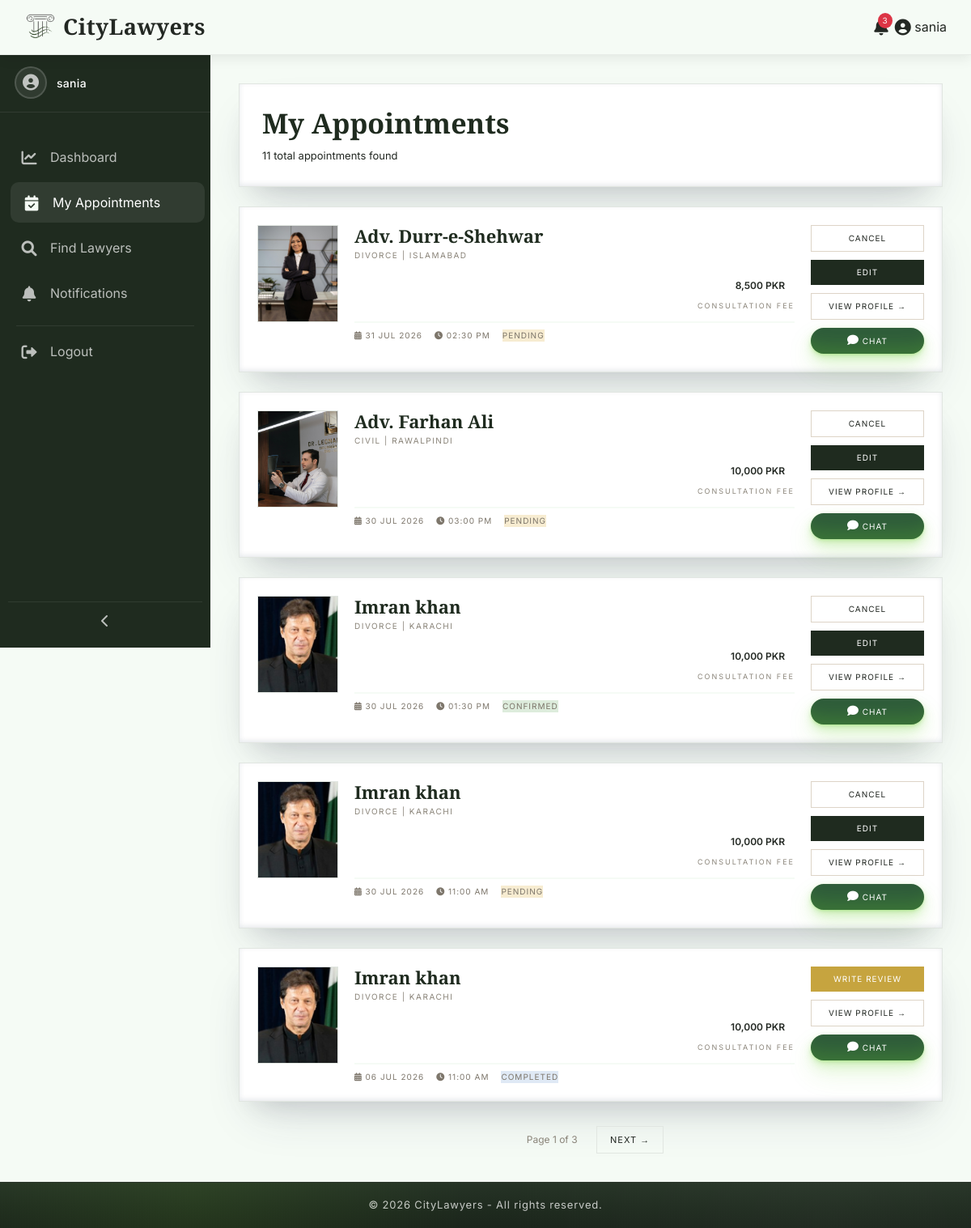
Page /customer/my-appointments.php (signed in) on the committed database.
### tables this page shows
CREATE TABLE `appointments` (
  `id` int(11) NOT NULL,
  `lawyer_id` int(11) NOT NULL,
  `customer_id` int(11) NOT NULL,
  `slot_id` int(11) DEFAULT NULL,
  `appointment_date` date NOT NULL,
  `appointment_time` time NOT NULL,
  `status` enum('pending','confirmed','completed','cancelled') DEFAULT 'pending',
  `booking_message` text DEFAULT NULL,
  `created_at` timestamp NOT NULL DEFAULT current_timestamp(),
  `is_rescheduled` tinyint(1) DEFAULT 0,
  `original_date` date DEFAULT NULL,
  `original_time` time DEFAULT NULL,
  `reschedule_count` int(11) DEFAULT 0
);

CREATE TABLE `lawyers` (
  `id` int(11) NOT NULL,
  `name` varchar(100) NOT NULL,
  `email` varchar(100) NOT NULL,
  `password` varchar(255) NOT NULL,
  `phone` varchar(20) DEFAULT NULL,
  `address` text DEFAULT NULL,
  `city` varchar(50) DEFAULT NULL,
  `specialization` varchar(50) DEFAULT NULL,
  `gender` enum('male','female','other') DEFAULT 'male',
  `experience` int(3) DEFAULT NULL,
  `fees` decimal(10,2) DEFAULT NULL,
  `profile_pic` varchar(255) DEFAULT NULL,
  `bio` text DEFAULT NULL,
  `avg_rating` decimal(2,1) DEFAULT 0.0,
  `status` enum('pending','approved','rejected') DEFAULT 'pending',
  `created_at` timestamp NOT NULL DEFAULT current_timestamp(),
  `is_featured` tinyint(1) DEFAULT 0,
  `core_specialization` text DEFAULT NULL,
  `academic_credentials` text DEFAULT NULL
);

### customer/my-appointments.php (the view, shortened to what this page needs)
<?php
require_once '../includes/config.php';
$customer_id = $_SESSION['customer_id'];
$limit = 5;
$page = isset($_GET['page']) ? (int)$_GET['page'] : 1;
$offset = ($page - 1) * $limit;
$totalStmt = $conn->prepare("SELECT COUNT(*) as total FROM appointments WHERE customer_id = ?");
$totalStmt->execute([$customer_id]);
$total_rows = $totalStmt->fetch(PDO::FETCH_ASSOC)['total'];
$total_pages = ceil($total_rows / $limit);
$sql = "
    SELECT a.*,
           l.name as lawyer_name,
           l.specialization,
           l.city,
           l.fees,
           l.profile_pic
    FROM appointments a
    JOIN lawyers l ON a.lawyer_id = l.id
    WHERE a.customer_id = :customer_id
    ORDER BY a.appointment_date DESC
    LIMIT :limit OFFSET :offset
";
$stmt = $conn->prepare($sql);
$stmt->bindValue(':customer_id', $customer_id, PDO::PARAM_INT);
$stmt->bindValue(':limit', $limit, PDO::PARAM_INT);
$stmt->bindValue(':offset', $offset, PDO::PARAM_INT);
$stmt->execute();
$appointments = $stmt->fetchAll(PDO::FETCH_ASSOC);
$appointment_ids = array_column($appointments, 'id');
$reviewed_map = [];
if (!empty($appointment_ids)) {
    $placeholders = implode(',', array_fill(0, count($appointment_ids), '?'));
    $reviewStmt = $conn->prepare("
        SELECT appointment_id
        FROM reviews
        WHERE appointment_id IN ($placeholders) AND customer_id = ?
    ");
    $params = array_merge($appointment_ids, [$customer_id]);
    $reviewStmt->execute($params);
    $reviewed = $reviewStmt->fetchAll(PDO::FETCH_COLUMN);
    $reviewed_map = array_flip($reviewed);
}
include '../includes/header.php';
?>
<link rel="stylesheet" href="<?php echo BASE_URL; ?>assets/css/dashboard.css">
<link rel="stylesheet" href="<?php echo BASE_URL; ?>assets/css/tables.css">
<link rel="stylesheet" href="<?php echo BASE_URL; ?>assets/css/sidebar.css">
<div class="dashboard-wrapper">
    <?php include '../includes/dashboard-sidebar.php'; ?>
    <div class="main-content">
        <div class="dashboard-card">
            <h2 class="dashboard-title">My Appointments</h2>
            <p class="dashboard-subtitle"><?php echo $total_rows; ?> total appointments found</p>
        </div>
        <?php if ($total_rows == 0): ?>
            <div class="dashboard-card empty-state">
                <i class="fas fa-calendar-times"></i>
                <p>You haven't booked any appointments yet.</p>
                <a href="search.php" class="btn-find">Find a Lawyer</a>
            </div>
        <?php else: ?>
            <?php foreach ($appointments as $row): ?>
                <div class="dashboard-card appointment-card">
                    <div class="appointment-card-inner">
                        <div class="appointment-img-wrapper">
                            <?php if (!empty($row['profile_pic']) && file_exists("../uploads/lawyers/" . $row['profile_pic'])): ?>
                                <img src="<?php echo BASE_URL; ?>uploads/lawyers/<?php echo htmlspecialchars($row['profile_pic']); ?>" alt="Profile">
                            <?php else: ?>
                                <i class="fas fa-user-advocate"></i>
                            <?php endif; ?>
                        </div>
                        <div class="appointment-details">
                            <div class="appointment-header-row">
                                <div>
                                    <h3 class="appointment-lawyer-name"><?php echo htmlspecialchars($row['lawyer_name']); ?></h3>
                                    <p class="appointment-lawyer-spec"><?php echo htmlspecialchars($row['specialization']); ?> | <?php echo htmlspecialchars($row['city']); ?></p>
                                </div>
                                <div class="appointment-fee">
                                    <div class="fee-badge"><?php echo number_format($row['fees']); ?> PKR</div>
                                    <span>Consultation Fee</span>
                                </div>
                            </div>
                            <div class="appointment-meta">
                                <span><i class="fas fa-calendar-alt"></i> <?php echo date('d M Y', strtotime($row['appointment_date'])); ?></span>
                                <span><i class="fas fa-clock"></i> <?php echo date('h:i A', strtotime($row['appointment_time'])); ?></span>
                                <span class="status status-<?php echo $row['status']; ?>"><?php echo ucfirst($row['status']); ?></span>
                            </div>
                        </div>
                        <div class="appointment-actions">
                            <?php if ($row['status'] != 'cancelled' && $row['status'] != 'completed'): ?>
                                <a href="?cancel=<?php echo $row['id']; ?>" class="action-btn btn-cancel" onclick="return confirm('⚠️ WARNING: This action will permanently delete your appointment and notify the lawyer. Cannot be undone. Cancel appointment?')">Cancel</a>
                                <a href="book-appointment.php?id=<?php echo $row['lawyer_id']; ?>&edit=<?php echo $row['id']; ?>" class="action-btn btn-edit">Edit</a>
                            <?php elseif ($row['status'] == 'cancelled'): ?>
                                <a href="?delete=<?php echo $row['id']; ?>" class="action-btn btn-delete" onclick="return confirm('Permanently delete this cancelled appointment?')">Delete</a>
                            <?php elseif ($row['status'] == 'completed'): ?>
                                <?php if (isset($reviewed_map[$row['id']])): ?>
                                    <span class="reviewed-badge">✔ Reviewed</span>
                                <?php else: ?>
                                    <a href="review.php?appointment_id=<?php echo $row['id']; ?>" class="action-btn btn-review">Write Review</a>
                                <?php endif; ?>
                            <?php endif; ?>
                            <a href="lawyer-profile.php?id=<?php echo $row['lawyer_id']; ?>" class="action-btn btn-profile">View Profile →</a>
                           <?php if ($row['status'] != 'cancelled'): ?>
                              <a href="chat.php?appointment_id=<?php echo $row['id']; ?>" class="action-btn btn-chat">
                                    <i class="fas fa-comment"></i>  <span class="chat-text">Chat</span></a>
<?php endif; ?>
                        </div>
                    </div>
                </div>
            <?php endforeach; ?>
            <?php if ($total_pages > 1): ?>
            <div class="pagination-wrap">
                <span style="font-size: 12px; color: #8a8479; margin: 0 15px;">Page <?php echo $page; ?> of <?php echo $total_pages; ?></span>
                <?php if ($page < $total_pages): ?>
                    <a href="?page=<?php echo $page + 1; ?>" class="page-link-custom">Next →</a>
                <?php endif; ?>
            </div>
            <?php endif; ?>
        <?php endif; ?>
    </div>
</div>
<?php include '../includes/dashboard-footer.php'; ?>

### assets/css/global.css (style rules this page uses)
:root { --primary-color: #1F2B1F; --accent-color: #2F5D3A; --sidebar-light: #445544; --secondary-color: #F5FBF5; --surface-color: #FFFFFF; --surface-alt: #F7F8F6; --charcoal-black: #171C17; --charcoal-light: #232A23; --text-dark: #232823; --text-gray: rgba(255,255,255,.75); --text-muted: #98A09A; --text-white: #FFFFFF; --muted-white: #E9ECE8; --icon-gray: #BFC6BF; --border-color: #E1E6E1; --border-light: #EFF2EF; --border-soft: 1px solid rgba(142,247,43,.18); --card-radius: 14px; --white: #FFFFFF; --success: #2F7D32; --warning: #9A6A14; --danger: #B23B3B; --info: #2E5C86; --status-pending-bg: #F7ECD1; --status-pending-text: #8C650F; --status-approved-bg: #DDECDC; --status-approved-text: #2F6A33; --status-rejected-bg: #F3DEDE; --status-rejected-text: #9A3737; --status-confirmed-bg: #DDECDC; --status-confirmed-text: #2F6A33; --status-completed-bg: #DFE9F5; --status-completed-text: #2E5C86; --status-cancelled-bg: #F3DEDE; --status-cancelled-text: #9A3737; --btn-primary-bg: var(--primary-color); --btn-primary-hover: #172117; --btn-accent-bg: var(--accent-color); --btn-accent-hover: #23482D; --btn-approve-bg: #2F7D32; --btn-reject-bg: #B23B3B; --btn-delete-bg: #232823; --btn-delete-text: #E1E6E1; --btn-text: #FFFFFF; --shadow-sm: 0 8px 20px rgba(0,0,0,.05); --shadow-md: 0 18px 35px rgba(0,0,0,.10); --shadow-lg: rgba(50,50,93,.18) 0 30px 60px -20px, rgba(0,0,0,.14) 0 18px 35px -18px, rgba(10,37,64,.10) 0 -2px 6px inset; --shadow-hover: 0 45px 80px rgba(0,0,0,.22), 0 18px 40px rgba(0,0,0,.12), 0 30px 55px rgba(0,0,0,.14); --shadow-green-strong: 0 20px 60px rgba(47, 93, 58, 0.30), 0 10px 30px rgba(31, 43, 31, 0.12), 0 0 80px rgba(47, 93, 58, 0.08); --transition-fast: .25s ease; --transition: .4s ease; --transition-slow: .55s cubic-bezier(.2,.8,.2,1); --gradient-overlay: radial-gradient( circle at center, rgba(38, 85, 38, 0) 0%, rgba(18,30,18,.70) 45%, rgba(6,8,6,.92) 100% ); --sidebar-gradient: linear-gradient( 180deg, var(--charcoal-black) 0%, #263326 35%, var(--primary-color) 75%, #314931 100% ); }
* { margin: 0; padding: 0; box-sizing: border-box; }
html { scroll-behavior: smooth; }
body { font-family: 'Inter', sans-serif; background: var(--secondary-color); color: var(--text-dark); overflow-x: hidden; }
h1, h2, h3, h4, h5, h6 { font-family: 'Cormorant Garamond', serif; font-weight: 600; }
a { text-decoration: none; }
img { max-width: 100%; display: block; }

### assets/css/dashboard.css (style rules this page uses)
:root { --sidebar-width: 260px; --sidebar-collapse: 70px; --navbar-height: 66px; }
html, body { margin: 0; padding: 0; }
.dashboard-wrapper { display: block; margin-left: var(--sidebar-width); min-height: calc(100vh - var(--navbar-height, 66px)); transition: margin-left 0.35s ease; }
.main-content { min-width: 0; padding: 35px; background: var(--secondary-color); overflow-x: hidden; overflow-y: auto; }
.dashboard-card { background: var(--surface-color); border: 1px solid var(--border-color); padding: 28px; margin-bottom: 24px; box-shadow: var(--shadow-lg); }
.dashboard-title { font-family: 'Cormorant Garamond', serif; font-size: 34px; color: var(--primary-color); margin: 0 0 10px; }
.dashboard-subtitle { margin: 0; color: var(--text-light); font-size: 13px; }

### assets/css/tables.css (style rules this page uses)
.status-pending { background: var(--status-pending-bg); color: var(--status-pending-text); }
.status-confirmed { background: var(--status-confirmed-bg); color: var(--status-confirmed-text); }
.status-completed { background: var(--status-completed-bg); color: var(--status-completed-text); }
.action-btn { display: block; width: 100%; padding: 5px 8px; font-size: 10px; letter-spacing: 1px; text-transform: uppercase; text-align: center; cursor: pointer; border: none; transition: opacity 0.2s; text-decoration: none; }
.btn-chat { background: var(--accent-color); border-radius: 100px; box-shadow: rgba(105, 206, 47, 0.2) 0 -25px 18px -14px inset, rgba(105, 206, 47, 0.15) 0 1px 2px, rgba(105, 206, 47, 0.15) 0 2px 4px, rgba(105, 206, 47, 0.15) 0 4px 8px, rgba(105, 206, 47, 0.15) 0 8px 16px, rgba(105, 206, 47, 0.15) 0 16px 32px; color: white; display: flex; align-items: center; justify-content: center; gap: 8px; padding: 10px 20px; font-size: 12px; letter-spacing: 1px; text-transform: uppercase; text-decoration: none; transition: all 250ms; border: 0; cursor: pointer; user-select: none; -webkit-user-select: none; touch-action: manipulation; width: 100%; font-family: 'Inter', sans-serif; }
.btn-chat i { font-size: 14px; }
.pagination-wrap { margin-top: 30px; text-align: center; }

### rows in the picture
appointments: lawyer.profile_pic (picture), lawyer.name "Adv. Durr-e-Shehwar", lawyer.specialization "DIVORCE", lawyer.city "ISLAMABAD", lawyer.fees "8,500", appointment_date "31 JUL 2026", appointment_time "02:30 PM", status "PENDING"
appointments: lawyer.profile_pic (picture), lawyer.name "Adv. Farhan Ali", lawyer.specialization "CIVIL", lawyer.city "RAWALPINDI", lawyer.fees "10,000", appointment_date "30 JUL 2026", appointment_time "03:00 PM", status "PENDING"
appointments: lawyer.profile_pic (picture), lawyer.name "Imran khan", lawyer.specialization "DIVORCE", lawyer.city "KARACHI", lawyer.fees "10,000", appointment_date "30 JUL 2026", appointment_time "01:30 PM", status "CONFIRMED"
appointments: lawyer.profile_pic (picture), lawyer.name "Imran khan", lawyer.specialization "DIVORCE", lawyer.city "KARACHI", lawyer.fees "10,000", appointment_date "30 JUL 2026", appointment_time "11:00 AM", status "PENDING"
appointments: lawyer.profile_pic (picture), lawyer.name "Imran khan", lawyer.specialization "DIVORCE", lawyer.city "KARACHI", lawyer.fees "10,000", appointment_date "06 JUL 2026", appointment_time "11:00 AM", status "COMPLETED"

### other values in the picture
SITE_NAME "CityLawyers"
$unread_count "3"
$user_name "sania"
$total_rows "11"
$page "1"
$total_pages "3"
